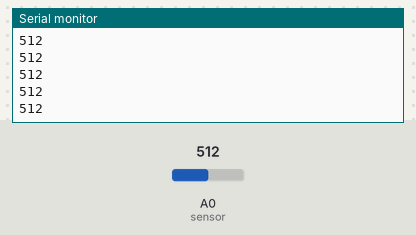
Simulated run of this sketch. Board: Arduino Uno, built with avr-gcc and run on an emulated ATmega328P. On the bench: the last lines printed to the serial monitor. Inputs (shaded band) come from the test bench; at power-on: A0 (sensor) = 512.

Above: at 1.2 s.
1.3 s: A0 (sensor) set to 716
At 2.1 s:
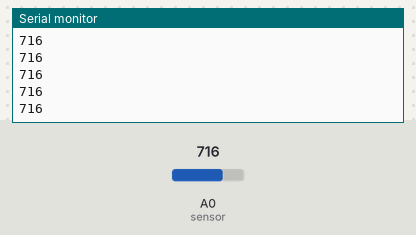
2.8 s: A0 (sensor) set to 900
At 3.9 s:
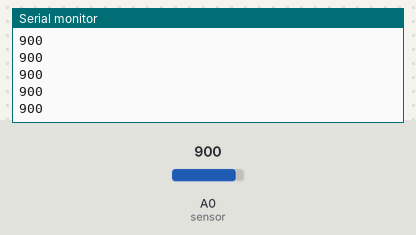
Timing chart, 0 to 5.8 s (numbered marks = the images above; inputs shaded):
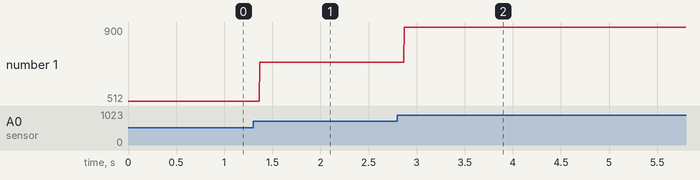

The sketch:

ldr.ino
```cpp
#define sensor  A0      //Pino analógico em que o sensor está conectado.
int valorSensor = 0; //Usada para ler o valor do sensor em tempo real.

//Função setup, executado uma vez ao ligar o Arduino.
void setup(){
  //Ativando o serial monitor que exibirá os valores lidos no sensor.
  Serial.begin(9600);
    pinMode(sensor, INPUT);
}

//Função loop, executado enquanto o Arduino estiver ligado.
void loop(){

  //Lendo o valor do sensor.
  int valorSensor = analogRead(sensor);

  Serial.println(valorSensor);

}
```

Measured:
- after the input at 1.3 s, the serial monitor: prints a new line after 0.07 s (image 1)
- after the input at 2.8 s, the serial monitor: prints a new line after 0.07 s (image 2)
- plotted number 1: 512 → 716 after the input at 1.3 s, 716 → 900 after the input at 2.8 s
